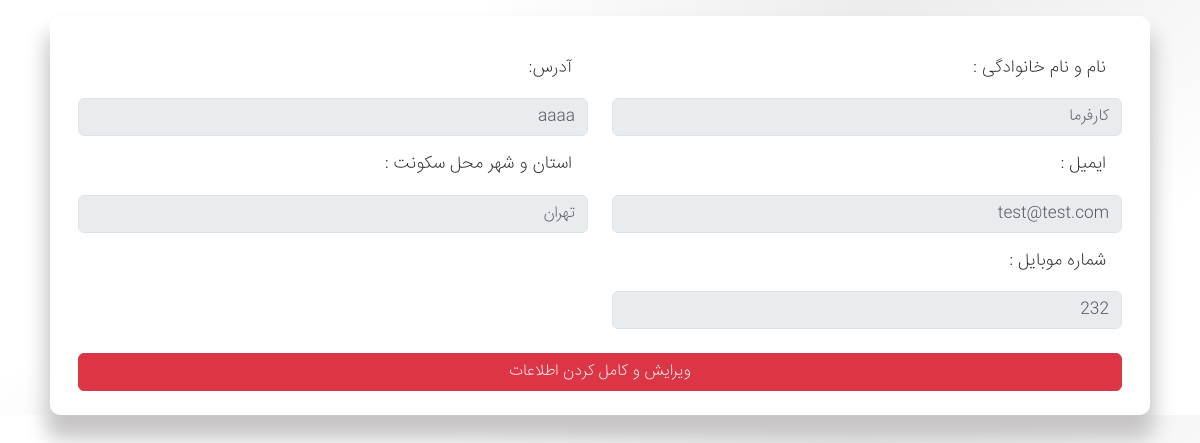
The page /user/ (signed in) on the database its author committed.
### account_module/models.py (models this page shows, shortened)
class User(AbstractUser):
    avatar = models.ImageField(max_length=20, verbose_name='تصویر پروفایل', null=True, blank=True)
    fullname = models.CharField(max_length=100, verbose_name='نام و نام خانوادگی')
    city = models.CharField(max_length=100, verbose_name='استان و شهر', null=True, blank=True)
    email_active_code = models.CharField(max_length=100, verbose_name='کد فعالسازی ایمیل')
    address = models.TextField(null=True, blank=True, verbose_name='آدرس')
    national_number = models.IntegerField(null=True, blank=True, verbose_name='شماره ملی')
    mobile_number = models.IntegerField(null=True, blank=True, verbose_name='شماره موبایل')
    birth_date = models.CharField(max_length=40, null=True, blank=True, verbose_name='تاریخ تولد')
    is_servicer = models.BooleanField(verbose_name='خدمات دهنده', default=False)
    class Meta:
        verbose_name = 'کاربر'
        verbose_name_plural = 'کاربران'

### user_panel_module/views.py (the view)
# urls.py: path('', views.UserPanelDashboardPage.as_view(), name='user_panel'),
class UserPanelDashboardPage(TemplateView):
    template_name = 'user/user_panel.html'

### user_panel_module/templates/user/user_panel.html (shortened to what this page needs)
{% extends 'shared/_layout.html' %}
{% load render_partial %}
{% block main %}
    <main>
    <div class="container mt-3">
        <div class="row mx-2">
            <div class="col panel-main">
                <div class="user-info-container">
                    <div>
                        <div class="mt-4 px-3 pb-4 form-group">
                            <div class="row">
                                <div class="col-lg-6">
                                    <div class="d-flex justify-content-between">
                                        <label class="p-3">نام و نام خانوادگی :</label>
                                    </div>
                                    <input type="text" class="form-control" placeholder="{{ user.fullname }}"  disabled>
                                    <div class="d-flex justify-content-between">
                                        <label class="p-3">ایمیل :</label>
                                    </div>
                                    <input type="email" class="form-control" placeholder="{{ user.email }}" disabled>
                                    <div class="d-flex justify-content-between">
                                        <label class="p-3">شماره موبایل :</label>
                                    </div>
                                    <input type="text" class="form-control" placeholder="{{ user.mobile_number }}" disabled>
                                </div>
                                <div class="col-lg-6">
                                    <div class="d-flex justify-content-between">
                                        <label class="p-3">آدرس:</label>
                                    </div>
                                    <input type="text" class="form-control" placeholder="{{ user.address }}" disabled>
                                     <div class="d-flex justify-content-between ">
                                        <label class="p-3">استان و شهر محل سکونت :</label>
                                    </div>
                                    <input type="text" class="form-control" placeholder="{{ user.city }}" disabled>
                                </div>
                                <a href="{% url 'edit_profile_page' %}"><button type="submit" class="btn btn-danger mt-4 w-100">ویرایش و کامل کردن اطلاعات</button></a>
                            </div>
                        </div>
                    </div>
                </div>
            </div>
        </div>
    </div>
</main>
{% endblock %}

### static/css/style.css (style rules this page uses)
* { margin: 0; padding: 0; font-family: 'IRANSans', sans-serif; box-sizing: border-box; direction: rtl; }
html { scroll-behavior: smooth; }
body { overflow-x:hidden; font-size: 16px; background: rgb(255,255,255); background: linear-gradient(142deg, rgba(255,255,255,1) 28%, rgba(236,236,236,1) 51%, rgba(255,255,255,1) 84%); }
a { text-decoration: none !important; color: #181818; }
.panel-main { background-color: white; border-radius: 10px; height: fit-content; box-shadow: 0 20px 20px .25rem #c7c5c5; }
.user-info-container label { font-size: 1.1rem; }

### rows shown on the page
User: fullname "کارفرما", email "test@test.com", mobile_number "232", address "aaaa", city "تهران"
